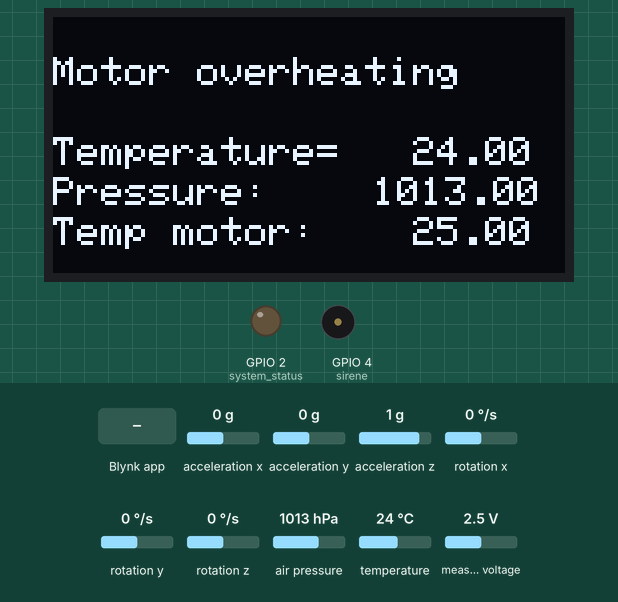
A sketch run on a simulated ESP32. On the bench: 128×64 one-colour display, output pins drawn as LEDs (lit = HIGH), buzzer (waves = sounding). The test bench sets the inputs (shaded band); at power-on: air pressure 1013 hPa, measured voltage 2.5 V, acceleration x 0 g, acceleration y 0 g, acceleration z 1 g, rotation x 0 °/s, rotation y 0 °/s, rotation z 0 °/s, temperature 24 °C. WiFi joins after 1.5 s; servers stay silent unless stated; the display library's start-up logo is not drawn; what the sketch prints to the serial monitor is not drawn.

Above: at 3.5 s.
3.6 s: air pressure set to 952 hPa
At 4.9 s:
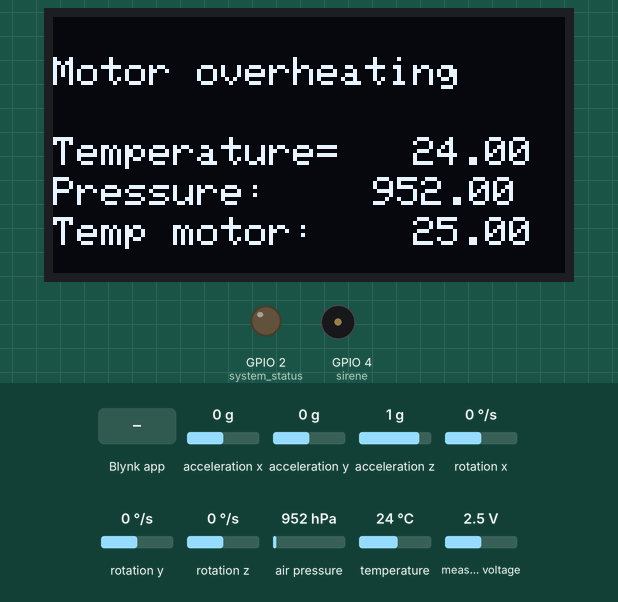
5.2 s: measured voltage set to 0.1 V
At 6.6 s:
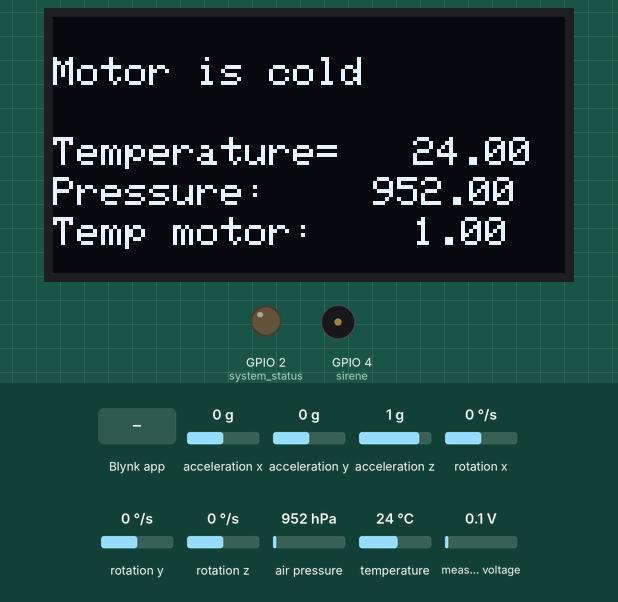
6.9 s: Blynk app writes 200 to V7
At 7.6 s:
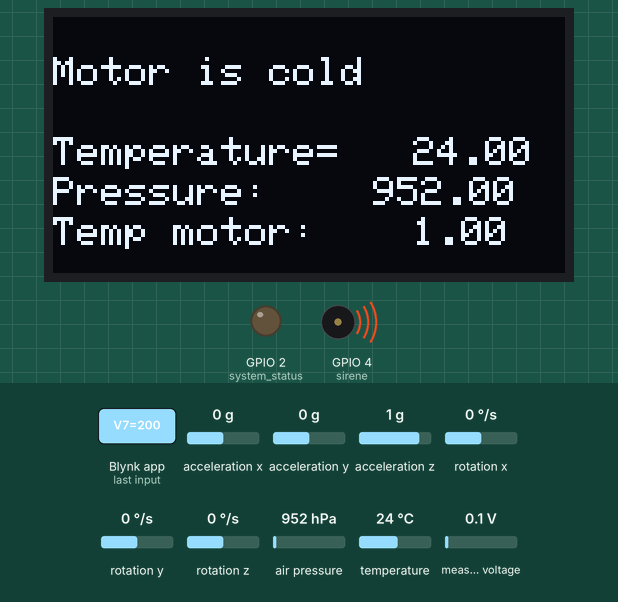
9.9 s: Blynk app writes 1 to V0
At 11.1 s:
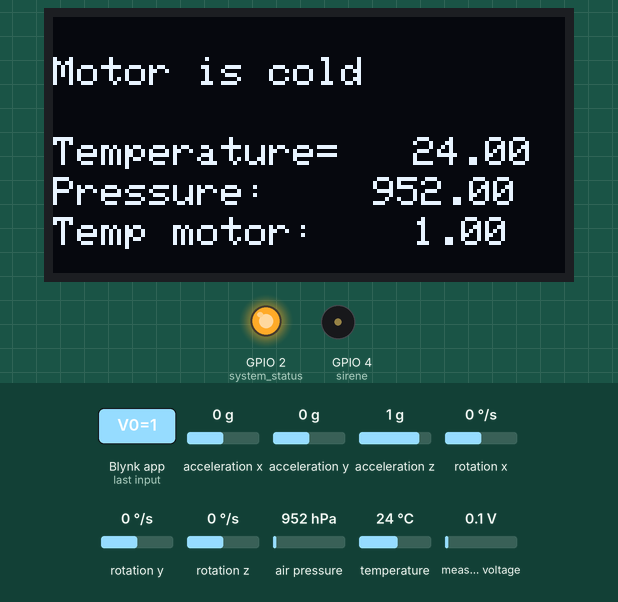
11.5 s: acceleration x set to 0.2 g
At 12.6 s:
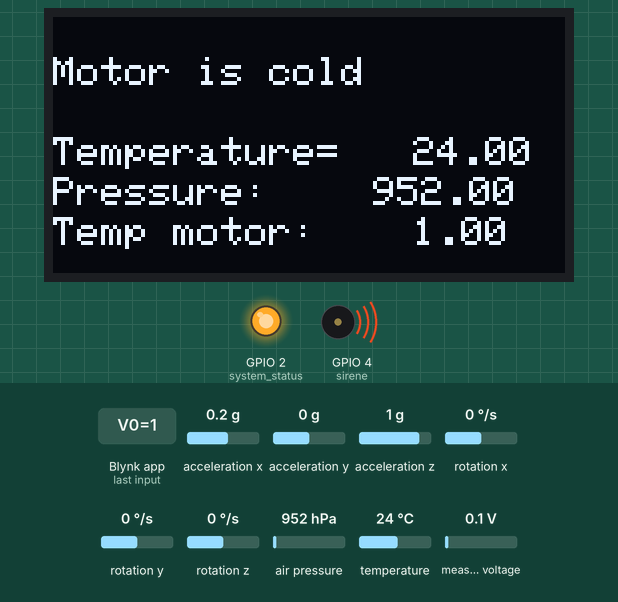
13.0 s: measured voltage set to 3.8 V
At 14.3 s:
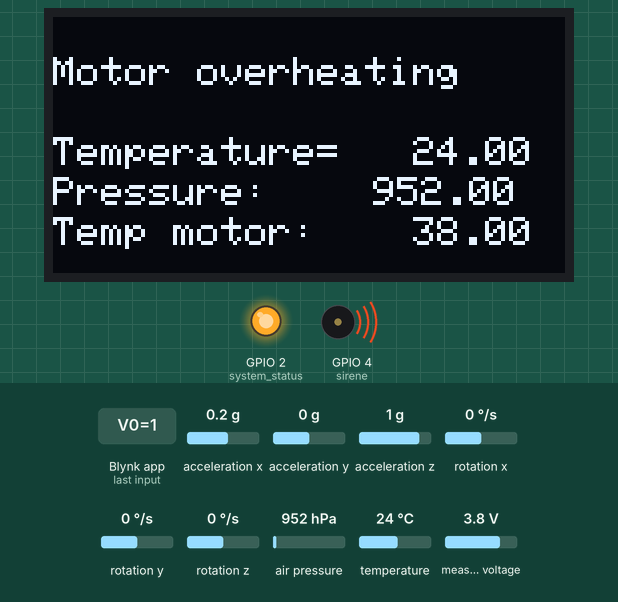
Timing chart, 0 to 15.7 s (numbered marks = the images above; inputs shaded):
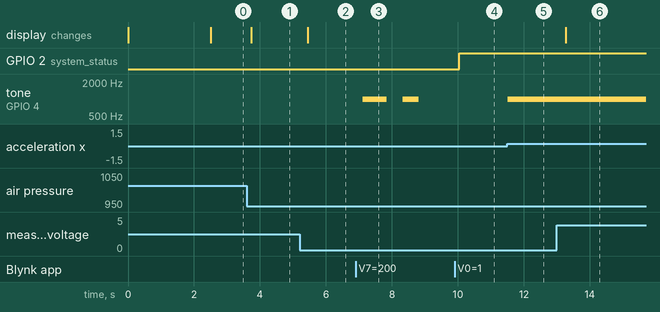

Measured:
- the behaviour switches between 0 and 0.1 g on acceleration x (found by bisection; images 4 and 5)
- after the input at 3.6 s, the display: changes after 0.14 s (image 1)
- after the input at 5.2 s, the display: changes after 0.24 s (image 2)
- after the input at 6.9 s, tone on GPIO 4 (sirene): silent → 1000 Hz after 0.21 s, → silent 0.73 s later, → 1000 Hz 0.49 s later, → silent 0.49 s later
- after the input at 9.9 s, GPIO 2 (system_status): LOW → HIGH after 0.14 s
- after the input at 11.5 s, tone on GPIO 4 (sirene): silent → 1000 Hz at once
- after the input at 13.0 s, the display: changes after 0.26 s (image 6)

The sketch:

Motorcycle_alarm_with_Blynk.ino
```cpp
//**********************************************LIBRARY*******************************************
#include <SPI.h>
#include <WiFi.h>
#include <Wire.h>
#include <WiFiClient.h>
#define BLYNK_PRINT Serial
#include "arduino_secrets.h"
#include <BlynkSimpleEsp32.h>

//Gyro MPU6050
#include <Adafruit_Sensor.h>
#include <Adafruit_MPU6050.h>
#define maxval 0.5
#define minval -0.5
#define maxval1 0.2
#define minval1 -0.2

//Oled display
#include <Adafruit_GFX.h>
#include <Adafruit_SSD1306.h>

//Temperature BMP280
#include <Adafruit_BMP280.h>

//Temperature ADS1115
#include <Adafruit_ADS1015.h>

//Alarm
#include "EasyBuzzer.h"
unsigned int frequency = 1000;
unsigned int beeps = 10;

//map
WidgetMap myMap(V3);

//**********************************************NETWORK*******************************************

char auth[] = "Jx-OJlhEJwCTkevLqW8uQ3ywjO05dA3V"; // Fill in your personal Blync code.

///////please enter your sensitive data in the Secret tab/arduino_secrets.h
char ssid[] = SECRET_SSID;        // your network SSID (name)
char pass[] = SECRET_PASS;        // your network password (use for WPA, or use as key for WEP)
int keyIndex = 0;                 // your network key Index number (needed only for WEP)

//************************************************************************************************
//pinMode
int system_status = 2;
int sirene = 4;
int LimitationFlag = 0;
int MotionOnFlag;

//Gyro
Adafruit_MPU6050 mpu;

//Oled display
#define SCREEN_WIDTH 128 // OLED display width, in pixels
#define SCREEN_HEIGHT 64 // OLED display height, in pixels
// Declaration for an SSD1306 display connected to I2C (SDA, SCL pins)
Adafruit_SSD1306 display(SCREEN_WIDTH, SCREEN_HEIGHT, &Wire);

//temperature
Adafruit_BMP280 bmp; // use I2C interface
Adafruit_Sensor *bmp_temp = bmp.getTemperatureSensor();
Adafruit_Sensor *bmp_pressure = bmp.getPressureSensor();

//Temperature ADS1115
Adafruit_ADS1115 ads(0x48);
float temp = 0.0;
float temp1 = 0.0;

//blynk timer
BlynkTimer timer;

//***********************************************SETUP********************************************
void setup() {
  Serial.begin(115200);
  ads.begin();
  EasyBuzzer.setPin(sirene);
  delay(10);

  int index = 0;
  float lat = 51.5074;
  float lon = 0.1278;
  myMap.location(index, lat, lon, "value");
//........................................Testing sensors & Oled

  Serial.println("MPU6050 OLED demo");

  if (!mpu.begin()) {
    Serial.println("Sensor init failed");
    while (1)
      yield();
  }
  Serial.println("Found a MPU-6050 sensor");

  if(!display.begin(SSD1306_SWITCHCAPVCC, 0x3C)) { // Address 0x3D for 128x64
     Serial.println(F("SSD1306 allocation failed"));
     for(;;);
  }
  Serial.println(F("BMP280 Sensor event test"));
  if (!bmp.begin()) {
    Serial.println(F("Could not find a valid BMP280 sensor, check wiring!"));
    while (1) delay(10);
  }

  /* Default settings from datasheet. */
  bmp.setSampling(Adafruit_BMP280::MODE_NORMAL,     /* Operating Mode. */
                  Adafruit_BMP280::SAMPLING_X2,     /* Temp. oversampling */
                  Adafruit_BMP280::SAMPLING_X16,    /* Pressure oversampling */
                  Adafruit_BMP280::FILTER_X16,      /* Filtering. */
                  Adafruit_BMP280::STANDBY_MS_500); /* Standby time. */

  bmp_temp->printSensorDetails();

  display.display();
  delay(500); // Pause for 2 seconds
  display.setTextSize(1);
  display.setTextColor(WHITE);
  display.setRotation(0);


//........................................WiFi & Blynk connection
  Serial.print("Connecting to ");
  Serial.println(ssid);

  WiFi.begin(ssid, pass);
  int wifi_ctr = 0;
  while (WiFi.status() != WL_CONNECTED) {
    delay(500);
    Serial.print(".");
  }

  Serial.println("WiFi connected");
  Blynk.begin(auth, ssid, pass, "server.wyns.it", 8081);
  timer.setInterval(10L, MotionSensorRead);
  timer.setInterval(100L, OledDisplay);
//........................................PinMode..................

  pinMode(system_status, OUTPUT);
  pinMode(sirene, OUTPUT);
}


//***************************************************LOOP********************************************

void loop() {
  Blynk.run();
  timer.run();
  EasyBuzzer.update();
}

//***************************************************Blynk programs**********************************

BLYNK_WRITE(V0)                                    // Virtual pin to control the system.
{
  MotionOnFlag = param.asInt();
  int pinValue = param.asInt();                    // assigning incoming value from pin V0 to a variable
  if (param.asInt()) {
    Serial.println("Security system is ON ");
    digitalWrite(system_status, HIGH);
 }else {
    Serial.println("Security system is OFF ");
    Blynk.virtualWrite(V14, "Bike alarm OFF");
    digitalWrite(system_status, LOW);
    digitalWrite(sirene, LOW);
    EasyBuzzer.stopBeep();
    }
}

BLYNK_WRITE(V7)                                    // Virtual pin to control the system.
{
  int pinValue2 = param.asInt();                    // assigning incoming value from pin V0 to a variable
     if (param.asInt()) {
       EasyBuzzer.beep(
       frequency,  // Frequency in Hertz(HZ).
       beeps // The number of beeps.
       );
    }else {
    EasyBuzzer.stopBeep();
    }
  }
void LimitationFlagReset() {
  LimitationFlag = 0;                              // Reset limitation flag
}


void MotionSensorRead() {

  sensors_event_t a, g, temp;
  mpu.getEvent(&a, &g, &temp);
  Blynk.virtualWrite(V8, a.acceleration.x);
  Blynk.virtualWrite(V9, a.acceleration.y);
  Blynk.virtualWrite(V10, a.acceleration.z);
  Blynk.virtualWrite(V11, g.gyro.x);
  Blynk.virtualWrite(V12, g.gyro.y);
  Blynk.virtualWrite(V13, g.gyro.z);
  if (MotionOnFlag == 1 && LimitationFlag == 0) {  // Check if both ON and that limit flag is inactive
    LimitationFlag = 1; // Set time limit flag for notifications
    timer.setTimeout(5000L, LimitationFlagReset);  // Start 5 second timer for limiting flag reset = sirene time on
    if (a.acceleration.x > maxval || a.acceleration.x < minval && a.acceleration.y > maxval || a.acceleration.y  < minval || g.gyro.x > maxval1 || g.gyro.x  < minval1 || g.gyro.y > maxval1 || g.gyro.y  < minval1) {
      Blynk.virtualWrite(V14, "Bike Movement Detected");
      Blynk.notify("BIKE BEING STOLEN!");
      EasyBuzzer.beep(
      frequency,  // Frequency in Hertz(HZ).
      beeps   // The number of beeps.
          );
   }  else {
      Blynk.virtualWrite(V14, "Bike Secure");
      digitalWrite(sirene, LOW);
      EasyBuzzer.stopBeep();
    }
  }
}

void OledDisplay(){
  //ADC1115
  int16_t adc0;
  adc0 = ads.readADC_SingleEnded(0);
  temp = (adc0 * 0.1875) / 1000; // convert ADC value into voltage
  temp1 = temp * 10;

  //BMP280
  sensors_event_t temp_event, pressure_event;
  bmp_temp->getEvent(&temp_event);
  bmp_pressure->getEvent(&pressure_event);

  Serial.print(F("Temperature = "));
  Serial.print(temp_event.temperature);
  Serial.println(" *C");
  Blynk.virtualWrite(V1, temp_event.temperature);
  display.clearDisplay();
  display.setTextSize(1);
  display.setTextColor(WHITE);
  display.setCursor(0, 30);
  display.println("Temperature= ");
  display.setTextSize(1);
  display.setTextColor(WHITE);
  display.setCursor(90, 30);
  display.println(temp_event.temperature);

  Serial.print(F("Pressure = "));
  Serial.print(pressure_event.pressure);
  Serial.println(" hPa");
  Blynk.virtualWrite(V2, pressure_event.pressure);
  display.setTextSize(1);
  display.setTextColor(WHITE);
  display.setCursor(0, 40);
  display.println("Pressure: ");
  display.setTextSize(1);
  display.setTextColor(WHITE);
  display.setCursor(80, 40);
  display.println(pressure_event.pressure);

  Serial.print("Temp Motor: ");
  Serial.println(temp1, 7);
  Serial.println();

  display.setTextSize(1);
  display.setTextColor(WHITE);
  display.setCursor(0, 50);
  display.println("Temp motor:");

  display.setTextSize(1);
  display.setTextColor(WHITE);
  display.setCursor(90, 50);
  display.println(temp1);
  Blynk.virtualWrite(V3, temp1);

  if (temp1 > 22 && temp1 < 23){
    Blynk.virtualWrite(V6, "Bike motor is warming up");
    display.setTextSize(1);
    display.setTextColor(WHITE);
    display.setCursor(0, 10);
    display.println("Motor is warming up");
  } else if (temp1 > 23 && temp1 < 24){
    Blynk.virtualWrite(V6, "ready to race");
    display.setTextSize(1);
    display.setTextColor(WHITE);
    display.setCursor(0, 10);
    display.println("ready to race");
  } else if (temp1 > 24){
    Blynk.virtualWrite(V6, "Motor overheating");
    display.setTextSize(1);
    display.setTextColor(WHITE);
    display.setCursor(0, 10);
    display.println("Motor overheating");
  } else {
    Blynk.virtualWrite(V6, "Bike motor is cold");
    display.setTextSize(1);
    display.setTextColor(WHITE);
    display.setCursor(0, 10);
    display.println("Motor is cold");
  }
    display.display();
    Serial.println();
    delay(200);
}
```

arduino_secrets.h
```cpp
#define SECRET_SSID ""
#define SECRET_PASS ""
```
